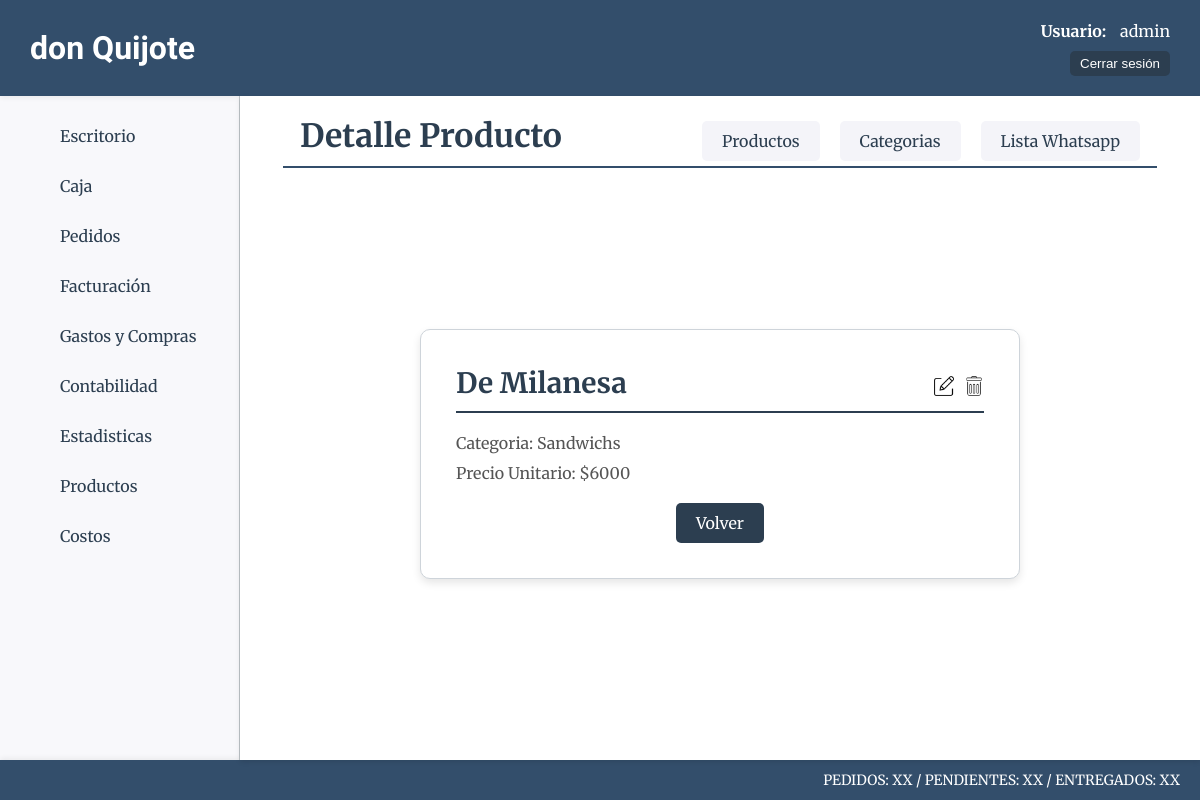
Page /productos/productos/detail/15 (signed in) on the earlier database version.
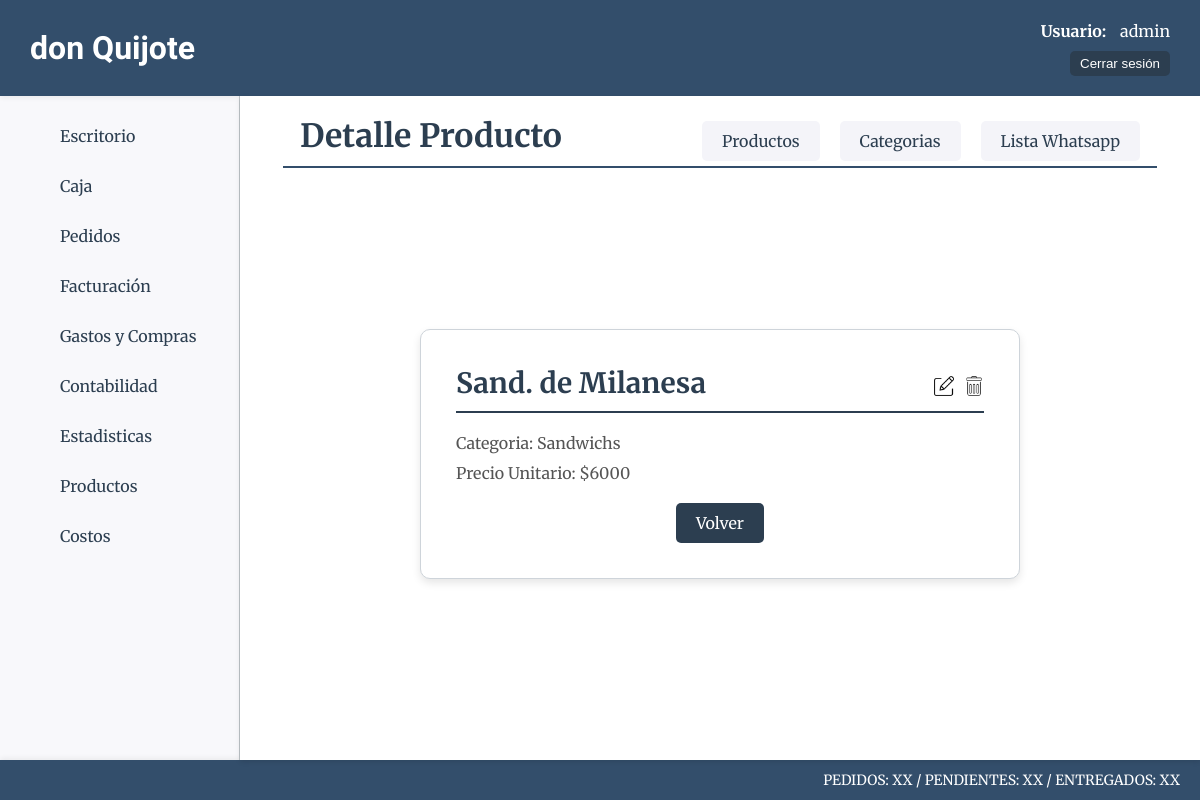
Same page on the later database version.
### productos/models.py (models this page shows, shortened)
class Producto(models.Model):
    nombre=models.CharField(max_length=50, verbose_name="Nombre")
    categoria=models.ForeignKey(ProductoCategoria, on_delete=models.CASCADE, verbose_name="Categoría")
    descripcion=models.CharField(max_length=200, blank=True, null=True, verbose_name="Descripción")
    precio_unit=models.IntegerField(verbose_name="P. Unitario")
    precio_media=models.IntegerField(blank=True, null=True, verbose_name="P. Media")
    precio_doc=models.IntegerField(blank=True, null=True, verbose_name="P. Docena")

class ProductoCategoria(models.Model):
    nombre=models.CharField(max_length=50)
    def __str__(self):
        return self.nombre

### productos/views.py (the view)
# urls.py: path("productos/detail/<int:pk>", views.ProductoDetail.as_view(), name="productos_detail"),
class ProductoDetail(LoginRequiredMixin, DetailView):
    model = models.Producto

### carro/context_processor.py (called while the page is built)
def importe_total_carro(request):
    total = 0
    if request.user.is_authenticated:
        if 'carro' in request.session:
            for key, value in request.session["carro"].items():
                if key != "datos":
                    total = total+float(value["subtotal"])
    return {"importe_total_carro":total}

### productos/templates/productos/producto_detail.html (shortened to what this page needs)
{% extends 'core/base.html' %}
{% load static %}
{% block css %}
    <link rel="stylesheet" href="{% static 'productos/css/styles.css' %}">
{% endblock css %}
{% block titulo %}
    <div class="titulo-container">
        <div class="titulo-producto-container">
            <h1 class="main-titulo">Detalle Producto</h1>
            <div class="productos-crear-cat">
                <a class="productos-crear" href="{% url 'productos:home' %}">Productos</a>
                <a class="productos-crear" href="{% url 'productos:categorias' %}">Categorias</a>
                <a class="productos-crear" href="{% url 'productos:lista_wa' %}">Lista Whatsapp</a>
            </div>
        </div>
        <hr  class="main-hr"/>
    </div>
{% endblock titulo %}
{% block main %}
    <div class="productos-container">
        <div class="producto-card">
            <div class="producto-card-titulo-container">
                <h1 class="producto-card-titulo">{{ object.nombre }}</h1>
                <div class="producto-opciones2">
                    <a href="{% url 'productos:productos_update' producto.id%}"><img class="icono-opcion-producto" src="{% static 'productos/img/editar.webp' %}" alt="Editar Producto"></a>
                    <a href="{% url 'productos:productos_delete' producto.id%}"><img class="icono-opcion-producto" src="{% static 'productos/img/borrar.webp' %}" alt="Borrar Producto"></a>
                </div>
            </div>
            <hr>
            <p class="detalle-producto">Categoria: {{ object.categoria }}</p>
            <p class="detalle-producto">Precio Unitario: ${{ object.precio_unit }}</p>
            <div class="form-btn-container">
                <a class="boton" href="{% url 'productos:home' %}">Volver</a>
            </div>
        </div>
    </div>
{% endblock main %}

Differences in the rows shown:
changed Producto "Sandwichs": nombre "De Milanesa" → "Sand. de Milanesa"
